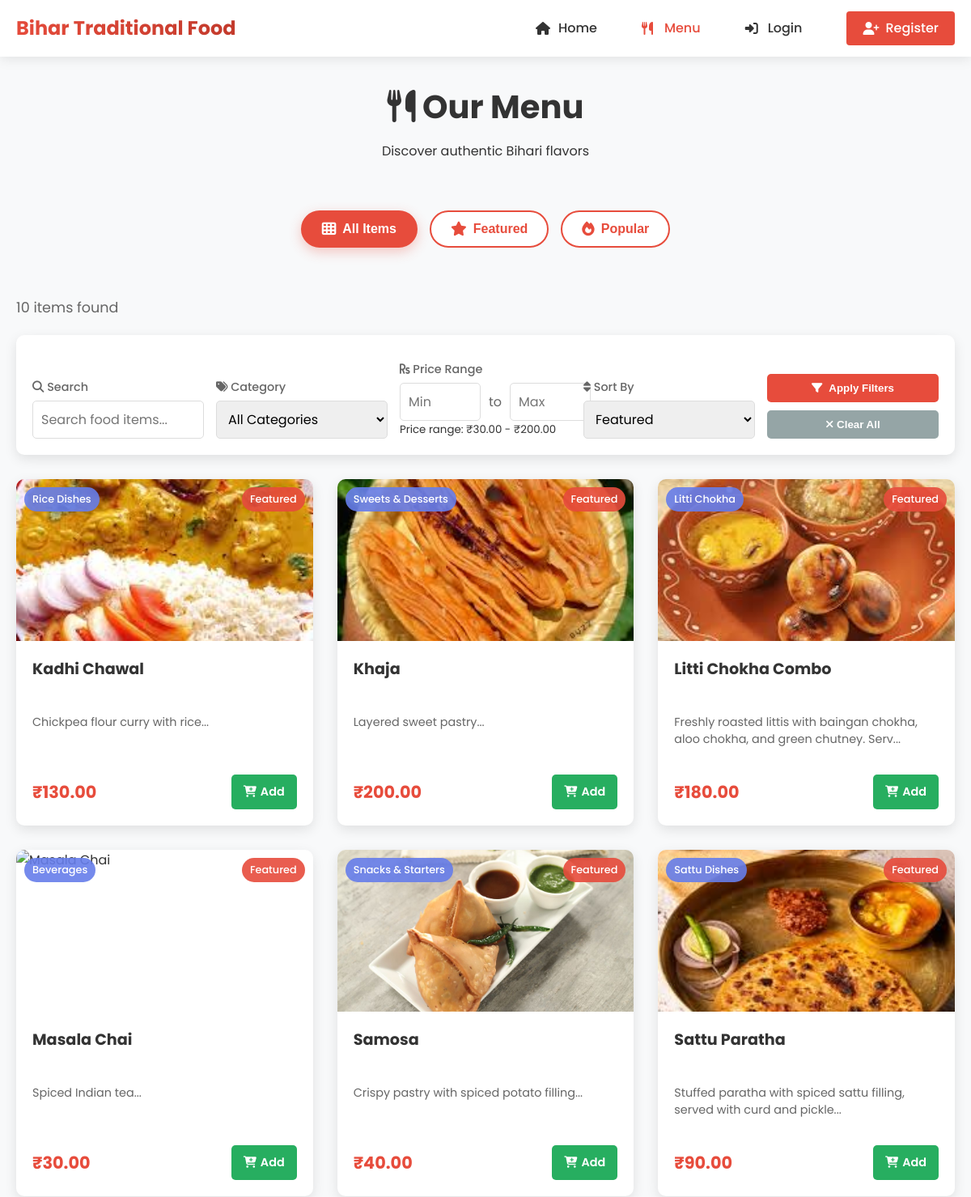
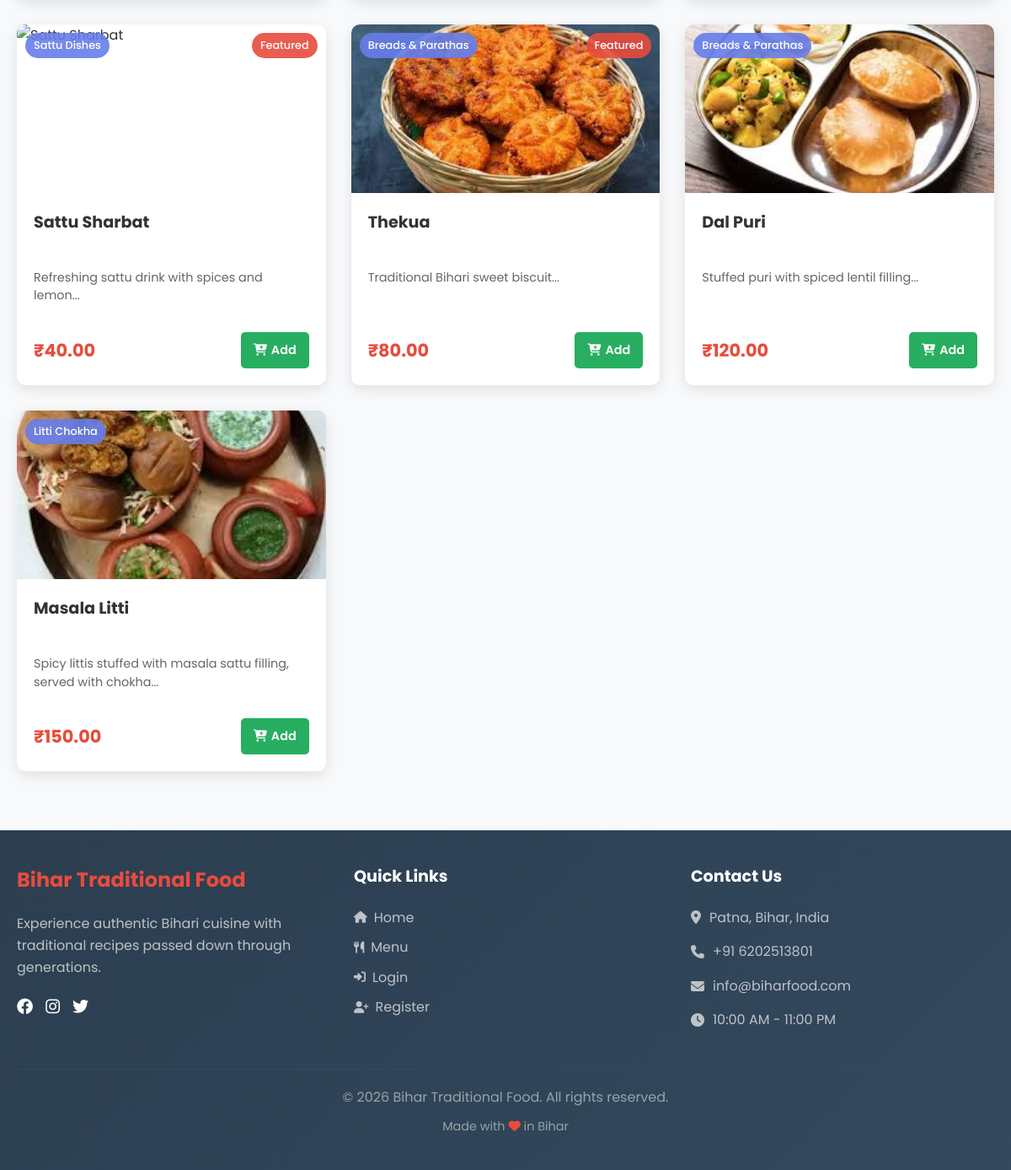
The app's page /users/menu.php with its own data (2 pictures, top to bottom).
### tables this page shows
CREATE TABLE `foods` (
  `id` int(11) NOT NULL,
  `name` varchar(100) NOT NULL,
  `description` text DEFAULT NULL,
  `price` decimal(10,2) NOT NULL,
  `original_price` decimal(10,2) DEFAULT NULL,
  `category_id` int(11) DEFAULT NULL,
  `image_path` varchar(255) DEFAULT NULL,
  `is_available` tinyint(1) DEFAULT 1,
  `is_featured` tinyint(1) DEFAULT 0,
  `is_popular` tinyint(1) DEFAULT 0,
  `preparation_time` int(11) DEFAULT NULL COMMENT 'In minutes',
  `calories` int(11) DEFAULT NULL,
  `ingredients` text DEFAULT NULL,
  `display_order` int(11) DEFAULT 0,
  `created_at` timestamp NOT NULL DEFAULT current_timestamp(),
  `updated_at` timestamp NOT NULL DEFAULT current_timestamp() ON UPDATE current_timestamp()
);

CREATE TABLE `categories` (
  `id` int(11) NOT NULL,
  `name` varchar(50) NOT NULL,
  `description` text DEFAULT NULL,
  `image` varchar(255) DEFAULT NULL,
  `is_active` tinyint(1) DEFAULT 1,
  `display_order` int(11) DEFAULT 0,
  `created_at` timestamp NOT NULL DEFAULT current_timestamp()
);

### users/menu.php (the view, shortened to what this page needs)
<?php
$conn = getDBConnection();
$search = isset($_GET['search']) ? trim($_GET['search']) : '';
$min_price = isset($_GET['min_price']) ? (float)$_GET['min_price'] : 0;
$max_price = isset($_GET['max_price']) ? (float)$_GET['max_price'] : 0;
$sort = isset($_GET['sort']) ? $_GET['sort'] : 'featured';
$filter_type = isset($_GET['filter_type']) ? $_GET['filter_type'] : 'all';
$foodsQuery = "SELECT f.*, c.name as category_name FROM foods f
               LEFT JOIN categories c ON f.category_id = c.id
               WHERE f.is_available = 1";
switch ($sort) {
    default:
        $foodsQuery .= " ORDER BY f.is_featured DESC, f.name ASC";
}
$foodsResult = mysqli_query($conn, $foodsQuery);
$priceRangeQuery = "SELECT MIN(price) as min_price, MAX(price) as max_price FROM foods WHERE is_available = 1";
$priceRangeResult = mysqli_query($conn, $priceRangeQuery);
$priceRange = mysqli_fetch_assoc($priceRangeResult);
$min_price_range = $priceRange['min_price'] ?? 0;
$max_price_range = $priceRange['max_price'] ?? 1000;
$isLoggedIn = isset($_SESSION['user_id']) && !empty($_SESSION['user_id']);
$foodsCount = $foodsResult ? mysqli_num_rows($foodsResult) : 0;
?>
<!DOCTYPE html>
<html lang="en">
<head>
    <link rel="stylesheet" href="../assets/css/style.css">
    <link rel="stylesheet" href="https://cdnjs.cloudflare.com/ajax/libs/font-awesome/6.4.0/css/all.min.css">
</head>
<body>
    <?php include '../includes/header.php'; ?>
    <div class="menu-container">
        <div class="menu-header">
            <h1><i class="fas fa-utensils"></i> Our Menu</h1>
            <p>Discover authentic Bihari flavors</p>
        </div>
        <div class="quick-filters-section">
            <div class="quick-filters">
                <button type="button" class="quick-filter-btn <?php echo $filter_type === 'all' ? 'active' : ''; ?>"
                    onclick="filterByType('all')">
                    <i class="fas fa-th"></i> All Items
                </button>
                <button type="button" class="quick-filter-btn <?php echo $filter_type === 'featured' ? 'active' : ''; ?>"
                    onclick="filterByType('featured')">
                    <i class="fas fa-star"></i> Featured
                </button>
                <button type="button" class="quick-filter-btn <?php echo $filter_type === 'popular' ? 'active' : ''; ?>"
                    onclick="filterByType('popular')">
                    <i class="fas fa-fire"></i> Popular
                </button>
            </div>
        </div>
        <div class="results-count">
            <?php echo $foodsCount; ?> item<?php echo $foodsCount != 1 ? 's' : ''; ?> found
        </div>
        <div class="menu-filters">
            <form method="GET" class="filter-form">
                <div class="filter-row">
                    <div class="filter-group">
                        <label for="search"><i class="fas fa-search"></i> Search</label>
                        <input type="text" name="search" id="search" placeholder="Search food items..."
                            value="<?php echo htmlspecialchars($search); ?>">
                    </div>
                    <div class="filter-group">
                        <label for="category"><i class="fas fa-tags"></i> Category</label>
                        <select name="category" id="category">
                            <option value="0">All Categories</option>
                        </select>
                    </div>
                    <div class="filter-group">
                        <label><i class="fas fa-rupee-sign"></i> Price Range</label>
                        <div class="price-inputs">
                            <input type="number" name="min_price" placeholder="Min"
                                min="0" max="<?php echo $max_price_range; ?>" step="10"
                                value="<?php echo $min_price > 0 ? $min_price : ''; ?>">
                            <span>to</span>
                            <input type="number" name="max_price" placeholder="Max"
                                min="0" max="<?php echo $max_price_range; ?>" step="10"
                                value="<?php echo $max_price > 0 ? $max_price : ''; ?>">
                        </div>
                        <small>Price range: ₹<?php echo number_format($min_price_range, 2); ?> - ₹<?php echo number_format($max_price_range, 2); ?></small>
                    </div>
                    <div class="filter-group">
                        <label for="sort"><i class="fas fa-sort"></i> Sort By</label>
                        <select name="sort" id="sort">
                            <option value="featured" <?php echo $sort == 'featured' ? 'selected' : ''; ?>>Featured</option>
                        </select>
                    </div>
                    <div class="filter-group">
                        <label>&nbsp;</label>
                        <button type="submit" class="btn-filter">
                            <i class="fas fa-filter"></i> Apply Filters
                        </button>
                        <button type="button" class="btn-clear" onclick="window.location.href='menu.php'">
                            <i class="fas fa-times"></i> Clear All
                        </button>
                    </div>
                </div>
            </form>
        </div>
        <div class="menu-content">
            <?php if ($foodsResult && $foodsCount > 0): ?>
                <div class="menu-grid">
                    <?php while ($food = mysqli_fetch_assoc($foodsResult)):
                        $imagePath = '../assets/images/default-food.jpg';
                        if (!empty($food['image_path'])) {
                            $possiblePaths = [
                                '../' . $food['image_path'],
                                '../assets/uploads/foods/' . basename($food['image_path']),
                                '../assets/images/foods/' . basename($food['image_path']),
                                $food['image_path']
                            ];
                            foreach ($possiblePaths as $path) {
                                if (file_exists($path)) {
                                    $imagePath = $path;
                                    break;
                                }
                            }
                        }
                    ?>
                        <div class="menu-card">
                            <div class="menu-card-image">
                                <img src="<?php echo $imagePath; ?>"
                                    alt="<?php echo htmlspecialchars($food['name']); ?>"
                                    onerror="this.src='../assets/images/default-food.jpg'">
                                <?php if (!empty($food['category_name'])): ?>
                                    <span class="category-badge"><?php echo htmlspecialchars($food['category_name']); ?></span>
                                <?php endif; ?>
                                <?php if (isset($food['is_featured']) && $food['is_featured']): ?>
                                    <span class="featured-badge">Featured</span>
                                <?php endif; ?>
                            </div>
                            <div class="menu-card-content">
                                <h3><?php echo htmlspecialchars($food['name']); ?></h3>
                                <p class="menu-description"><?php echo htmlspecialchars(substr($food['description'], 0, 80)); ?>...</p>
                                <div class="menu-card-footer">
                                    <div class="price-row">
                                        <div class="price">₹<?php echo number_format($food['price'] ?? 0, 2); ?></div>
                                    </div>
                                    <?php if ((isset($food['is_available']) && $food['is_available']) && $isLoggedIn): ?>
                                        <button class="btn-add-to-cart" onclick="addToCart(<?php echo $food['id']; ?>)">
                                            <i class="fas fa-cart-plus"></i> Add
                                        </button>
                                    <?php elseif (isset($food['is_available']) && $food['is_available']): ?>
                                        <a href="../login.php" class="btn-add-to-cart">
                                            <i class="fas fa-cart-plus"></i> Add
                                        </a>
                                    <?php else: ?>
                                        <button class="btn-add-to-cart" disabled style="background: #95a5a6;">
                                            <i class="fas fa-ban"></i> Unavailable
                                        </button>
                                    <?php endif; ?>
                                </div>
                            </div>
                        </div>
                    <?php endwhile; ?>
                </div>
            <?php endif; ?>
        </div>
    </div>
    <?php include '../includes/footer.php'; ?>
</body>
</html>

### records on screen
foods: image_path (picture), category.name "Rice Dishes", is_featured "Featured", name "Kadhi Chawal", description "Chickpea flour curry with rice", price "130.00", is_available 1 (drawn)
foods: image_path (picture), category.name "Sweets & Desserts", is_featured "Featured", name "Khaja", description "Layered sweet pastry", price "200.00", is_available 1 (drawn)
foods: image_path (picture), category.name "Litti Chokha", is_featured "Featured", name "Litti Chokha Combo", description "Freshly roasted littis with baingan chokha, aloo chokha, and green chutney. Serv", price "180.00", is_available 1 (drawn)
foods: category.name "Beverages", is_featured "Featured", name "Masala Chai", description "Spiced Indian tea", price "30.00", is_available 1 (drawn)
foods: image_path (picture), category.name "Snacks & Starters", is_featured "Featured", name "Samosa", description "Crispy pastry with spiced potato filling", price "40.00", is_available 1 (drawn)
foods: image_path (picture), category.name "Sattu Dishes", is_featured "Featured", name "Sattu Paratha", description "Stuffed paratha with spiced sattu filling, served with curd and pickle", price "90.00", is_available 1 (drawn)
foods: category.name "Sattu Dishes", is_featured "Featured", name "Sattu Sharbat", description "Refreshing sattu drink with spices and lemon", price "40.00", is_available 1 (drawn)
foods: image_path (picture), category.name "Breads & Parathas", is_featured "Featured", name "Thekua", description "Traditional Bihari sweet biscuit", price "80.00", is_available 1 (drawn)
foods: image_path (picture), category.name "Breads & Parathas", name "Dal Puri", description "Stuffed puri with spiced lentil filling", price "120.00", is_available 1 (drawn)
foods: image_path (picture), category.name "Litti Chokha", name "Masala Litti", description "Spicy littis stuffed with masala sattu filling, served with chokha", price "150.00", is_available 1 (drawn)

### other values on screen
$foodsCount "10"
$min_price_range "30.00"
$max_price_range "200.00"
